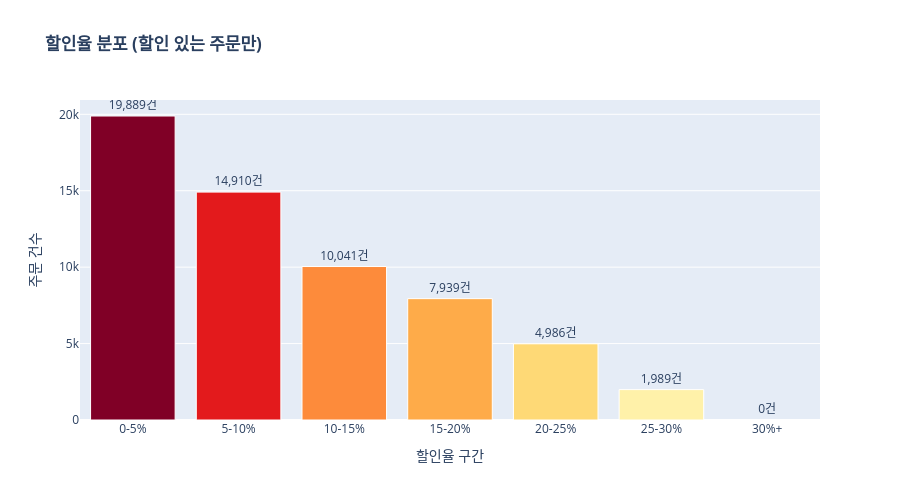

This figure's notebook cell:
### Code cell
import plotly.graph_objects as go
import numpy as np

# 할인율 데이터
discount_data = df[df['Discount'] > 0]['Discount'] * 100

# 5% 단위 구간 설정
bins = [0, 5, 10, 15, 20, 25, 30, 35]
bin_labels = ['0-5%', '5-10%', '10-15%', '15-20%', '20-25%', '25-30%', '30%+']

# 구간별 집계
discount_counts = pd.cut(discount_data, bins=bins, labels=bin_labels, include_lowest=True).value_counts().sort_index()

fig = go.Figure()

fig.add_trace(go.Bar(
    x=discount_counts.index,
    y=discount_counts.values,
    text=[f"{v:,}건" for v in discount_counts.values],
    textposition='outside',
    marker=dict(
        color=discount_counts.values,
        colorscale='YlOrRd',
        showscale=False,
        line=dict(color='white', width=1)
    )
))

fig.update_layout(
    title='<b>할인율 분포 (할인 있는 주문만)</b>',
    xaxis_title='할인율 구간',
    yaxis_title='주문 건수',
    height=500,
    showlegend=False
)

fig.show()

### Figure 1 — Plotly figure (JSON) as saved in the notebook; plotly's stock layout.template omitted (floating-point values rounded to 4 significant figures)
{"data": [{"marker": {"color": [19889, 14910, 10041, 7939, 4986, 1989, 0], "colorscale": [[0, "rgb(255,255,204)"], [0.125, "rgb(255,237,160)"], [0.25, "rgb(254,217,118)"], [0.375, "rgb(254,178,76)"], [0.5, "rgb(253,141,60)"], [0.625, "rgb(252,78,42)"], [0.75, "rgb(227,26,28)"], [0.875, "rgb(189,0,38)"], [1, "rgb(128,0,38)"]], "line": {"color": "white", "width": 1}, "showscale": false}, "text": ["19,889건", "14,910건", "10,041건", "7,939건", "4,986건", "1,989건", "0건"], "textposition": "outside", "type": "bar", "x": ["0-5%", "5-10%", "10-15%", "15-20%", "20-25%", "25-30%", "30%+"], "y": [19889, 14910, 10041, 7939, 4986, 1989, 0]}], "layout": {"height": 500, "showlegend": false, "title": {"text": "<b>할인율 분포 (할인 있는 주문만)</b>"}, "xaxis": {"title": {"text": "할인율 구간"}}, "yaxis": {"title": {"text": "주문 건수"}}}}
